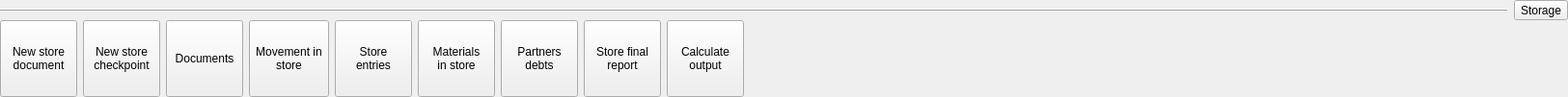
    <widget class="QWidget" name="widget_7" native="true">
     <layout class="QVBoxLayout" name="verticalLayout_4">
      <property name="spacing">
       <number>0</number>
      </property>
      <property name="leftMargin">
       <number>0</number>
      </property>
      <property name="topMargin">
       <number>0</number>
      </property>
      <property name="rightMargin">
       <number>0</number>
      </property>
      <property name="bottomMargin">
       <number>0</number>
      </property>
      <item>
       <widget class="QWidget" name="widget_8" native="true">
        <layout class="QHBoxLayout" name="horizontalLayout_6">
         <property name="leftMargin">
          <number>0</number>
         </property>
         <property name="topMargin">
          <number>0</number>
         </property>
         <property name="rightMargin">
          <number>0</number>
         </property>
         <property name="bottomMargin">
          <number>0</number>
         </property>
         <item>
          <widget class="Line" name="line_3">
           <property name="frameShadow">
            <enum>QFrame::Raised</enum>
           </property>
           <property name="orientation">
            <enum>Qt::Horizontal</enum>
           </property>
          </widget>
         </item>
         <item>
          <widget class="QToolButton" name="btnDocs">
           <property name="focusPolicy">
            <enum>Qt::NoFocus</enum>
           </property>
           <property name="text">
            <string>Storage</string>
           </property>
           <property name="toolButtonStyle">
            <enum>Qt::ToolButtonIconOnly</enum>
           </property>
          </widget>
         </item>
        </layout>
       </widget>
      </item>
      <item>
       <widget class="QWidget" name="widget_9" native="true">
        <layout class="QHBoxLayout" name="horizontalLayout_7">
         <property name="leftMargin">
          <number>0</number>
         </property>
         <property name="topMargin">
          <number>0</number>
         </property>
         <property name="rightMargin">
          <number>0</number>
         </property>
         <property name="bottomMargin">
          <number>0</number>
         </property>
         <item>
          <widget class="QToolButton" name="btnNewStoreDoc">
           <property name="minimumSize">
            <size>
             <width>80</width>
             <height>80</height>
            </size>
           </property>
           <property name="maximumSize">
            <size>
             <width>222</width>
             <height>222</height>
            </size>
           </property>
           <property name="text">
            <string>New store
document</string>
           </property>
           <property name="icon">
            <iconset resource="res.qrc">
             <normaloff>:/images/revive.png</normaloff>:/images/revive.png</iconset>
           </property>
           <property name="iconSize">
            <size>
             <width>32</width>
             <height>32</height>
            </size>
           </property>
           <property name="toolButtonStyle">
            <enum>Qt::ToolButtonTextUnderIcon</enum>
           </property>
          </widget>
         </item>
         <item>
          <widget class="QToolButton" name="btnNewStoreCheckPoint">
           <property name="minimumSize">
            <size>
             <width>80</width>
             <height>80</height>
            </size>
           </property>
           <property name="maximumSize">
            <size>
             <width>222</width>
             <height>222</height>
            </size>
           </property>
           <property name="text">
            <string>New store
checkpoint</string>
           </property>
           <property name="icon">
            <iconset resource="res.qrc">
             <normaloff>:/images/storeentry.png</normaloff>:/images/storeentry.png</iconset>
           </property>
           <property name="iconSize">
            <size>
             <width>32</width>
             <height>32</height>
            </size>
           </property>
           <property name="toolButtonStyle">
            <enum>Qt::ToolButtonTextUnderIcon</enum>
           </property>
          </widget>
         </item>
         <item>
          <widget class="QToolButton" name="btnDocuments">
           <property name="minimumSize">
            <size>
             <width>80</width>
             <height>80</height>
            </size>
           </property>
           <property name="maximumSize">
            <size>
             <width>222</width>
             <height>222</height>
            </size>
           </property>
           <property name="text">
            <string>Documents</string>
           </property>
           <property name="icon">
            <iconset resource="res.qrc">
             <normaloff>:/images/category.png</normaloff>:/images/category.png</iconset>
           </property>
           <property name="iconSize">
            <size>
             <width>32</width>
             <height>32</height>
            </size>
           </property>
           <property name="toolButtonStyle">
            <enum>Qt::ToolButtonTextUnderIcon</enum>
           </property>
          </widget>
         </item>
         <item>
          <widget class="QToolButton" name="btnMoveInStore">
           <property name="minimumSize">
            <size>
             <width>80</width>
             <height>80</height>
            </size>
           </property>
           <property name="maximumSize">
            <size>
             <width>222</width>
             <height>222</height>
            </size>
           </property>
           <property name="text">
            <string>Movement in
store</string>
           </property>
           <property name="icon">
            <iconset resource="res.qrc">
             <normaloff>:/images/category.png</normaloff>:/images/category.png</iconset>
           </property>
           <property name="iconSize">
            <size>
             <width>32</width>
             <height>32</height>
            </size>
           </property>
           <property name="toolButtonStyle">
            <enum>Qt::ToolButtonTextUnderIcon</enum>
           </property>
          </widget>
         </item>
         <item>
          <widget class="QToolButton" name="btnStoreEntries">
           <property name="minimumSize">
            <size>
             <width>80</width>
             <height>80</height>
            </size>
           </property>
           <property name="maximumSize">
            <size>
             <width>222</width>
             <height>222</height>
            </size>
           </property>
           <property name="text">
            <string>Store
entries</string>
           </property>
           <property name="icon">
            <iconset resource="res.qrc">
             <normaloff>:/images/storeentry.png</normaloff>:/images/storeentry.png</iconset>
           </property>
           <property name="iconSize">
            <size>
             <width>32</width>
             <height>32</height>
            </size>
           </property>
           <property name="toolButtonStyle">
            <enum>Qt::ToolButtonTextUnderIcon</enum>
           </property>
          </widget>
         </item>
         <item>
          <widget class="QToolButton" name="btnStore">
           <property name="minimumSize">
            <size>
             <width>80</width>
             <height>80</height>
            </size>
           </property>
           <property name="maximumSize">
            <size>
             <width>222</width>
             <height>222</height>
            </size>
           </property>
           <property name="text">
            <string>Materials
in store</string>
           </property>
           <property name="icon">
            <iconset resource="res.qrc">
             <normaloff>:/images/storage.png</normaloff>:/images/storage.png</iconset>
           </property>
           <property name="iconSize">
            <size>
             <width>32</width>
             <height>32</height>
            </size>
           </property>
           <property name="toolButtonStyle">
            <enum>Qt::ToolButtonTextUnderIcon</enum>
           </property>
          </widget>
         </item>
         <item>
          <widget class="QToolButton" name="btnPartnerDebt">
           <property name="minimumSize">
            <size>
             <width>80</width>
             <height>80</height>
            </size>
           </property>
           <property name="maximumSize">
            <size>
             <width>222</width>
             <height>222</height>
            </size>
           </property>
           <property name="text">
            <string>Partners
debts</string>
           </property>
           <property name="icon">
            <iconset resource="res.qrc">
             <normaloff>:/images/storage.png</normaloff>:/images/storage.png</iconset>
           </property>
           <property name="iconSize">
            <size>
             <width>32</width>
             <height>32</height>
            </size>
           </property>
           <property name="toolButtonStyle">
            <enum>Qt::ToolButtonTextUnderIcon</enum>
           </property>
          </widget>
         </item>
         <item>
          <widget class="QToolButton" name="btnStoreFinal">
           <property name="minimumSize">
            <size>
             <width>80</width>
             <height>80</height>
            </size>
           </property>
           <property name="maximumSize">
            <size>
             <width>222</width>
             <height>222</height>
            </size>
           </property>
           <property name="text">
            <string>Store final
report</string>
           </property>
           <property name="icon">
            <iconset resource="res.qrc">
             <normaloff>:/images/storage.png</normaloff>:/images/storage.png</iconset>
           </property>
           <property name="iconSize">
            <size>
             <width>32</width>
             <height>32</height>
            </size>
           </property>
           <property name="toolButtonStyle">
            <enum>Qt::ToolButtonTextUnderIcon</enum>
           </property>
          </widget>
         </item>
         <item>
          <widget class="QToolButton" name="btnCaclOutput">
           <property name="minimumSize">
            <size>
             <width>80</width>
             <height>80</height>
            </size>
           </property>
           <property name="maximumSize">
            <size>
             <width>222</width>
             <height>222</height>
            </size>
           </property>
           <property name="text">
            <string>Calculate
output</string>
           </property>
           <property name="icon">
            <iconset resource="res.qrc">
             <normaloff>:/images/calculator.png</normaloff>:/images/calculator.png</iconset>
           </property>
           <property name="iconSize">
            <size>
             <width>32</width>
             <height>32</height>
            </size>
           </property>
           <property name="toolButtonStyle">
            <enum>Qt::ToolButtonTextUnderIcon</enum>
           </property>
          </widget>
         </item>
         <item>
          <spacer name="horizontalSpacer_4">
           <property name="orientation">
            <enum>Qt::Horizontal</enum>
           </property>
           <property name="sizeHint" stdset="0">
            <size>
             <width>854</width>
             <height>20</height>
            </size>
           </property>
          </spacer>
         </item>
        </layout>
       </widget>
      </item>
     </layout>
    </widget>
